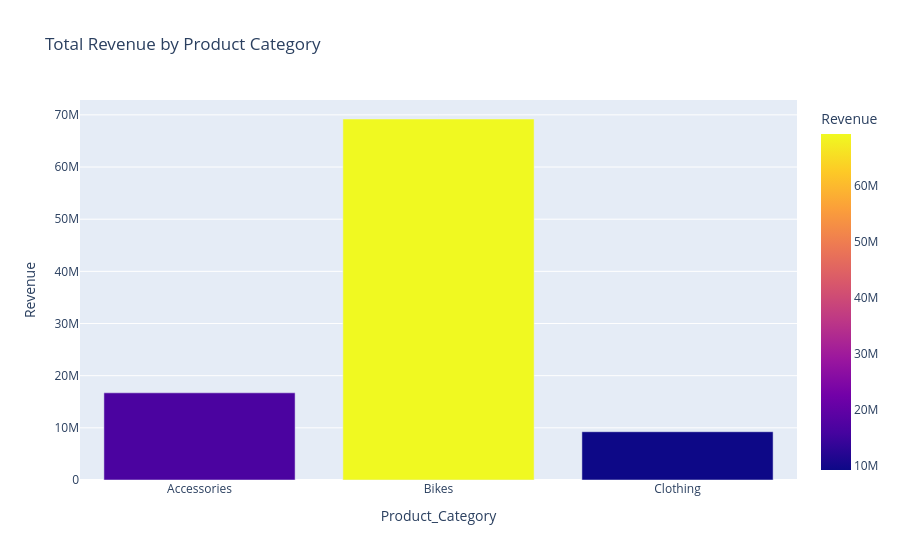

The code cell stored with this chart in its notebook:
### Code cell
category_rev = df.groupby("Product_Category")["Revenue"].sum().reset_index()

fig = px.bar(category_rev,
             x="Product_Category",
             y="Revenue",
             title="Total Revenue by Product Category",
             color="Revenue")
fig.show()

### Figure 1 — Plotly figure (JSON) as saved in the notebook; plotly's stock layout.template omitted (floating-point values rounded to 4 significant figures)
{"data": [{"hovertemplate": "Product_Category=%{x}<br>Revenue=%{marker.color}<extra></extra>", "legendgroup": "", "marker": {"color": [16712646, 69208196, 9255476], "coloraxis": "coloraxis", "pattern": {"shape": ""}}, "name": "", "orientation": "v", "showlegend": false, "textposition": "auto", "type": "bar", "x": ["Accessories", "Bikes", "Clothing"], "xaxis": "x", "y": [16712646, 69208196, 9255476], "yaxis": "y"}], "layout": {"barmode": "relative", "coloraxis": {"colorbar": {"title": {"text": "Revenue"}}, "colorscale": [[0, "#0d0887"], [0.1111, "#46039f"], [0.2222, "#7201a8"], [0.3333, "#9c179e"], [0.4444, "#bd3786"], [0.5556, "#d8576b"], [0.6667, "#ed7953"], [0.7778, "#fb9f3a"], [0.8889, "#fdca26"], [1, "#f0f921"]]}, "legend": {"tracegroupgap": 0}, "title": {"text": "Total Revenue by Product Category"}, "xaxis": {"anchor": "y", "domain": [0, 1], "title": {"text": "Product_Category"}}, "yaxis": {"anchor": "x", "domain": [0, 1], "title": {"text": "Revenue"}}}}
